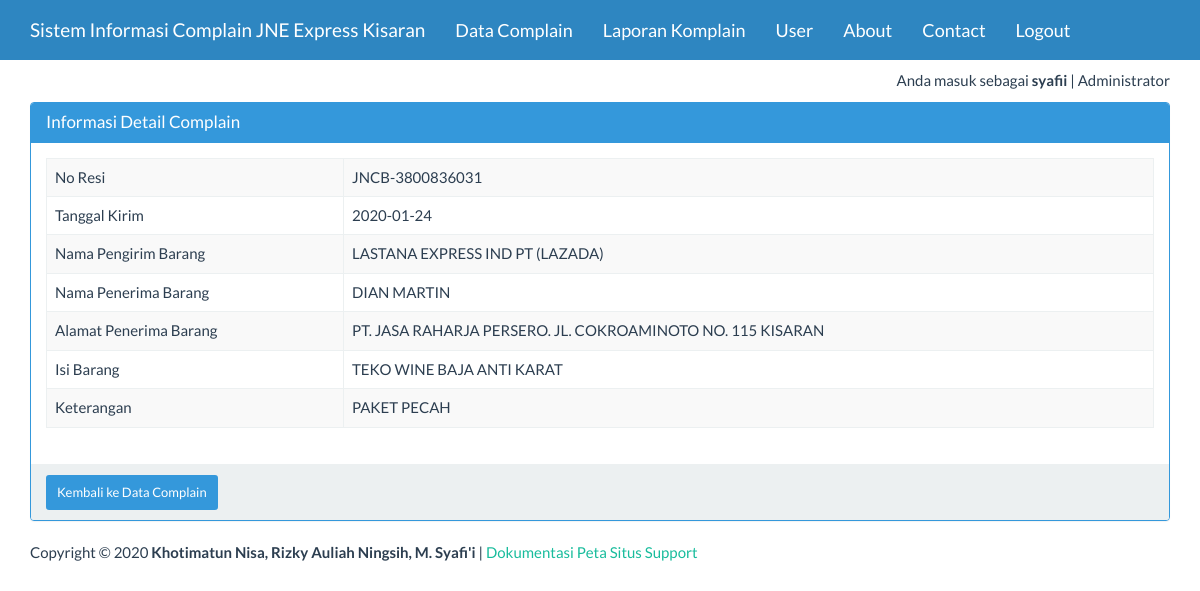
Page /index_admin.php?page=complain&actions=detail&id=5 (signed in) on the committed database.
### tables this page shows
CREATE TABLE `arsip_complain` (
  `no` int(10) NOT NULL,
  `no_resi` varchar(50) NOT NULL,
  `tgl_masuk` date NOT NULL,
  `nama_pengirim` varchar(50) NOT NULL,
  `nama_penerima` varchar(100) NOT NULL,
  `alamat_penerima` varchar(200) NOT NULL,
  `isi_barang` varchar(100) NOT NULL,
  `keterangan` varchar(200) NOT NULL
);

### views/complain_detail.php (the view)
<div class="container">
    <div class="row">
        <div class="col-xs-12">
            <div class="panel panel-info">
                <div class="panel-heading">
                    <h3 class="panel-title">Informasi Detail Complain</h3>
                </div>
                <div class="panel-body">
                    <?php
                    $sql = "SELECT *FROM arsip_complain WHERE no ='" . $_GET ['id'] . "'";
                    $query = mysqli_query($koneksi, $sql) or die("SQL Detail error");
                    $data = mysqli_fetch_array($query);
                    ?>
                    <table class="table table-bordered table-striped table-hover">
                        <tr>
                            <td>No Resi</td> <td><?= $data['no_resi'] ?></td>
                        </tr>
						<tr>
                            <td>Tanggal Kirim</td> <td><?= $data['tgl_masuk'] ?></td>
                        </tr>
						<tr>
                            <td>Nama Pengirim Barang</td> <td><?= $data['nama_pengirim'] ?></td>
                        </tr>
						<tr>
                            <td>Nama Penerima Barang</td> <td><?= $data['nama_penerima'] ?></td>
                        </tr>
						<tr>
                            <td>Alamat Penerima Barang</td> <td><?= $data['alamat_penerima'] ?></td>
                        </tr>
						<tr>
                            <td>Isi Barang</td> <td><?= $data['isi_barang'] ?></td>
                        </tr>
						<tr>
                            <td>Keterangan</td> <td><?= $data['keterangan'] ?></td>
                        </tr>
                    </table>
                </div>
                <div class="panel-footer">
                    <a href="?page=complain&actions=tampil" class="btn btn-info btn-sm">
                        Kembali ke Data Complain </a>
                </div>
            </div>
        </div>
    </div>
</div>

### index_admin.php (style rules this page uses)
body { margin-top:70px; }

### rows in the picture
arsip_complain: no_resi "JNCB-3800836031", tgl_masuk "2020-01-24", nama_pengirim "LASTANA EXPRESS IND PT (LAZADA)", nama_penerima "DIAN MARTIN", alamat_penerima "PT. JASA RAHARJA PERSERO. JL. COKROAMINOTO NO. 115 KISARAN", isi_barang "TEKO WINE BAJA ANTI KARAT", keterangan "PAKET PECAH"

### other values in the picture
$_SESSION['username'] "syafii"
$_SESSION['ket'] "Administrator"
